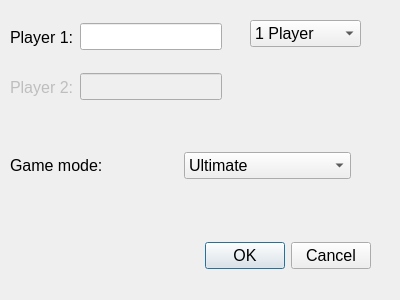
<?xml version="1.0" encoding="UTF-8"?>
<ui version="4.0">
 <class>NewGameForm</class>
 <widget class="QDialog" name="NewGameForm">
  <property name="geometry">
   <rect>
    <x>0</x>
    <y>0</y>
    <width>400</width>
    <height>300</height>
   </rect>
  </property>
  <property name="windowTitle">
   <string>Dialog</string>
  </property>
  <widget class="QDialogButtonBox" name="buttonBox">
   <property name="geometry">
    <rect>
     <x>30</x>
     <y>240</y>
     <width>341</width>
     <height>32</height>
    </rect>
   </property>
   <property name="font">
    <font>
     <pointsize>12</pointsize>
    </font>
   </property>
   <property name="orientation">
    <enum>Qt::Horizontal</enum>
   </property>
   <property name="standardButtons">
    <set>QDialogButtonBox::Cancel|QDialogButtonBox::Ok</set>
   </property>
  </widget>
  <widget class="QComboBox" name="players_count">
   <property name="geometry">
    <rect>
     <x>250</x>
     <y>20</y>
     <width>111</width>
     <height>27</height>
    </rect>
   </property>
   <property name="font">
    <font>
     <pointsize>12</pointsize>
    </font>
   </property>
   <item>
    <property name="text">
     <string>1 Player</string>
    </property>
   </item>
   <item>
    <property name="text">
     <string>2 Players</string>
    </property>
   </item>
  </widget>
  <widget class="QWidget" name="">
   <property name="geometry">
    <rect>
     <x>10</x>
     <y>70</y>
     <width>212</width>
     <height>34</height>
    </rect>
   </property>
   <property name="font">
    <font>
     <pointsize>12</pointsize>
    </font>
   </property>
   <layout class="QHBoxLayout" name="horizontalLayout">
    <item>
     <widget class="QLabel" name="label_2">
      <property name="enabled">
       <bool>false</bool>
      </property>
      <property name="font">
       <font>
        <pointsize>12</pointsize>
       </font>
      </property>
      <property name="text">
       <string>Player 2:</string>
      </property>
     </widget>
    </item>
    <item>
     <widget class="QLineEdit" name="player2_name">
      <property name="enabled">
       <bool>false</bool>
      </property>
      <property name="font">
       <font>
        <pointsize>12</pointsize>
       </font>
      </property>
     </widget>
    </item>
   </layout>
  </widget>
  <widget class="QWidget" name="">
   <property name="geometry">
    <rect>
     <x>10</x>
     <y>20</y>
     <width>212</width>
     <height>34</height>
    </rect>
   </property>
   <property name="font">
    <font>
     <pointsize>12</pointsize>
    </font>
   </property>
   <layout class="QHBoxLayout" name="horizontalLayout_2">
    <item>
     <widget class="QLabel" name="label">
      <property name="font">
       <font>
        <pointsize>12</pointsize>
       </font>
      </property>
      <property name="text">
       <string>Player 1:</string>
      </property>
     </widget>
    </item>
    <item>
     <widget class="QLineEdit" name="player1_name">
      <property name="font">
       <font>
        <pointsize>12</pointsize>
       </font>
      </property>
     </widget>
    </item>
   </layout>
  </widget>
  <widget class="QWidget" name="">
   <property name="geometry">
    <rect>
     <x>10</x>
     <y>130</y>
     <width>341</width>
     <height>71</height>
    </rect>
   </property>
   <property name="font">
    <font>
     <pointsize>12</pointsize>
    </font>
   </property>
   <layout class="QHBoxLayout" name="horizontalLayout_3">
    <item>
     <widget class="QLabel" name="label_3">
      <property name="font">
       <font>
        <pointsize>12</pointsize>
       </font>
      </property>
      <property name="text">
       <string>Game mode: </string>
      </property>
     </widget>
    </item>
    <item>
     <widget class="QComboBox" name="game_mode">
      <property name="maximumSize">
       <size>
        <width>16777215</width>
        <height>16777215</height>
       </size>
      </property>
      <property name="font">
       <font>
        <pointsize>12</pointsize>
       </font>
      </property>
      <item>
       <property name="text">
        <string>Ultimate</string>
       </property>
      </item>
      <item>
       <property name="text">
        <string>SUS</string>
       </property>
      </item>
     </widget>
    </item>
   </layout>
  </widget>
 </widget>
 <resources/>
 <connections>
  <connection>
   <sender>buttonBox</sender>
   <signal>accepted()</signal>
   <receiver>NewGameForm</receiver>
   <slot>accept()</slot>
   <hints>
    <hint type="sourcelabel">
     <x>248</x>
     <y>254</y>
    </hint>
    <hint type="destinationlabel">
     <x>157</x>
     <y>274</y>
    </hint>
   </hints>
  </connection>
  <connection>
   <sender>buttonBox</sender>
   <signal>rejected()</signal>
   <receiver>NewGameForm</receiver>
   <slot>reject()</slot>
   <hints>
    <hint type="sourcelabel">
     <x>316</x>
     <y>260</y>
    </hint>
    <hint type="destinationlabel">
     <x>286</x>
     <y>274</y>
    </hint>
   </hints>
  </connection>
 </connections>
</ui>
